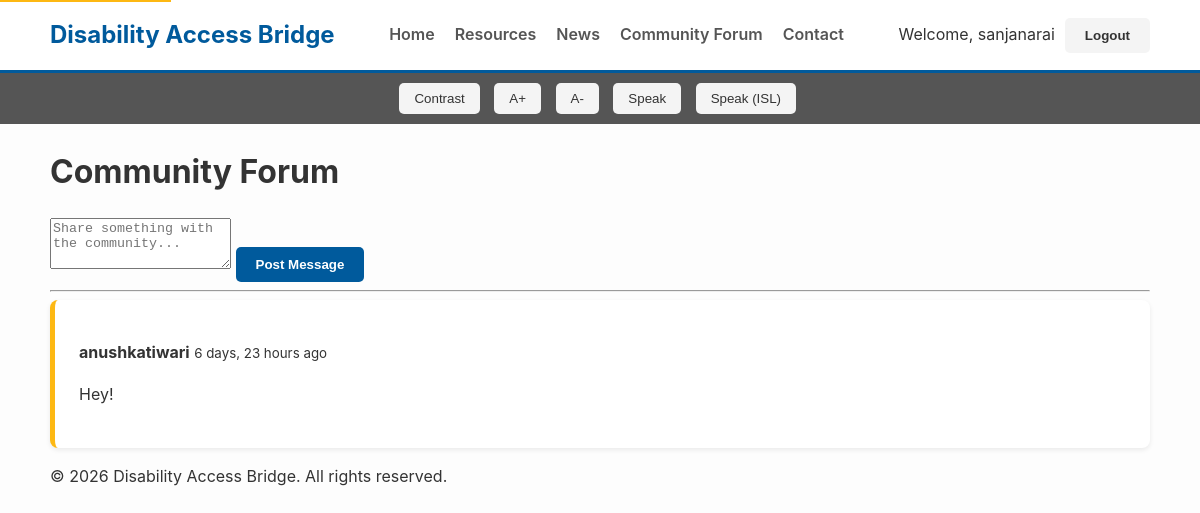
The page /forum/ (signed in) on the database its author committed.
### core/models.py (models this page shows, shortened)
class ForumPost(models.Model):
    author = models.ForeignKey(User, on_delete=models.CASCADE)
    content = models.TextField()
    created_at = models.DateTimeField(auto_now_add=True)
    class Meta:
        ordering = ['-created_at'] # Newest messages first

### core/views.py (the view, shortened to what this page needs)
# urls.py: path('forum/', views.forum_view, name='forum'),
def forum_view(request):
    posts = ForumPost.objects.all()
    return render(request, 'core/forum.html', {'posts': posts})

### core/context_processors.py (called while the page is built)
def resource_categories(request):
    return {
        'ALL_CATEGORIES': Category.objects.all().order_by('name')
    }

### core/templates/core/forum.html (shortened to what this page needs)
{% extends 'core/base.html' %}
{% block content %}
<h1>Community Forum</h1>
<div class="forum-post-box">
    {% if user.is_authenticated %}
        <form method="post">
            <textarea name="content" rows="3" placeholder="Share something with the community..." required></textarea>
            <button type="submit" class="btn">Post Message</button>
        </form>
    {% else %}
        <div class="message-info">
            <p>You are viewing the forum as a guest. <a href="{% url 'login' %}">Login</a> or <a href="{% url 'signup' %}">Sign Up</a> to join the conversation.</p>
        </div>
    {% endif %}
</div>
<hr>
<div class="forum-messages">
    {% for post in posts %}
        <div class="resource-card"> <p><strong>{{ post.author.username }}</strong> <small class="dark-gray">{{ post.created_at|timesince }} ago</small></p>
            <p>{{ post.content }}</p>
        </div>
    {% empty %}
        <p>No messages yet. Be the first to start the conversation!</p>
    {% endfor %}
</div>
{% endblock %}

### core/templates/core/base.html (shortened to what this page needs)
<!DOCTYPE html>
<html lang="en">
<head>
    {% load static %}
    <link rel="stylesheet" href="{% static 'core/style.css' %}">
</head>
<body id="page-body">
    <header class="site-header">
        <div class="container">
            <div class="logo">
                <a href="{% url 'home' %}">Disability Access Bridge</a>
            </div>
            <nav class="main-nav">
                <ul>
                    <li><a href="{% url 'home' %}">Home</a></li>
                    <li><a href="{% url 'resources' %}">Resources</a></li>
                    <li><a href="{% url 'news_list' %}">News</a></li>
                    <li><a href="{% url 'forum' %}"> Community Forum</a></li>
                    <li><a href="{% url 'contact' %}">Contact</a></li>
                </ul>
            </nav>
            <div class="header-actions">
                {% if user.is_authenticated %}
                    <span>Welcome, {{ user.username }}</span>
                    <form method="post" action="{% url 'logout' %}" style="display: inline;">
                        <button type="submit" class="btn btn-secondary btn-logout">Logout</button>
                    </form>
                {% else %}
                    <a href="{% url 'login' %}" class="btn btn-secondary">Login</a>
                    <a href="{% url 'signup' %}" class="btn">Sign Up</a>
                {% endif %}
            </div>
        </div>
    </header>
    <div class="accessibility-toolbar">
        <button id="contrast-toggle" title="Toggle High Contrast">Contrast</button>
        <button id="font-increase" title="Increase Font Size">A+</button>
        <button id="font-decrease" title="Decrease Font Size">A-</button>
        <button id="tts-button" title="Read Page Content Aloud">Speak</button>
        <button id="isl-button" title="Speak to ISL Converter">Speak (ISL)</button>
    </div>
    <main id="main-content" class="container">
        {% block content %}{% endblock %}
    </main>
    <footer class="site-footer">
        <div class="container">
            <p>&copy; {% now "Y" %} Disability Access Bridge. All rights reserved.</p>
        </div>
    </footer>
</body>
</html>

### core/static/core/style.css (style rules this page uses)
:root { --primary-color: #005A9C; --secondary-color: #FDB813; --text-color: #333; --bg-color: #fdfdfd; --light-gray: #f4f4f4; --dark-gray: #555; --font-size: 16px; }
body { font-family: -apple-system, BlinkMacSystemFont, "Segoe UI", Roboto, Helvetica, Arial, sans-serif; margin: 0; background-color: var(--bg-color); color: var(--text-color); font-size: var(--font-size); line-height: 1.6; }
.container { max-width: 1100px; margin: 0 auto; padding: 0 20px; }
.site-header { background: #fff; box-shadow: 0 2px 4px rgba(0,0,0,0.1); padding: 1rem 0; border-bottom: 3px solid var(--primary-color); }
.site-header .container { display: flex; justify-content: space-between; align-items: center; }
.logo a { font-size: 1.5rem; font-weight: bold; color: var(--primary-color); text-decoration: none; }
.main-nav ul { margin: 0; padding: 0; list-style: none; display: flex; gap: 20px; }
.main-nav a { text-decoration: none; color: var(--dark-gray); font-weight: 600; padding: 5px 0; border-bottom: 2px solid transparent; transition: all 0.3s ease; }
.header-actions { display: flex; align-items: center; gap: 10px; }
.btn, .btn-secondary { display: inline-block; padding: 10px 20px; border-radius: 5px; text-decoration: none; font-weight: bold; border: none; cursor: pointer; transition: background-color 0.3s ease; }
.btn { background-color: var(--primary-color); color: #fff; }
.btn-secondary { background-color: var(--light-gray); color: var(--text-color); }
main { padding: 2rem 0; }
.resource-card { background: #fff; padding: 1.5rem; border-radius: 8px; box-shadow: 0 2px 5px rgba(0,0,0,0.08); border-left: 5px solid var(--secondary-color); }
.accessibility-toolbar { background: var(--dark-gray); padding: 10px; text-align: center; }
.accessibility-toolbar button { background: var(--light-gray); color: var(--text-color); border: none; padding: 8px 15px; margin: 0 5px; cursor: pointer; border-radius: 5px; }

### rows shown on the page
ForumPost: author.username "anushkatiwari", created_at "6 days, 23 hours", content "Hey!"

### other values the page prints
{{ user.username }} "sanjanarai"
